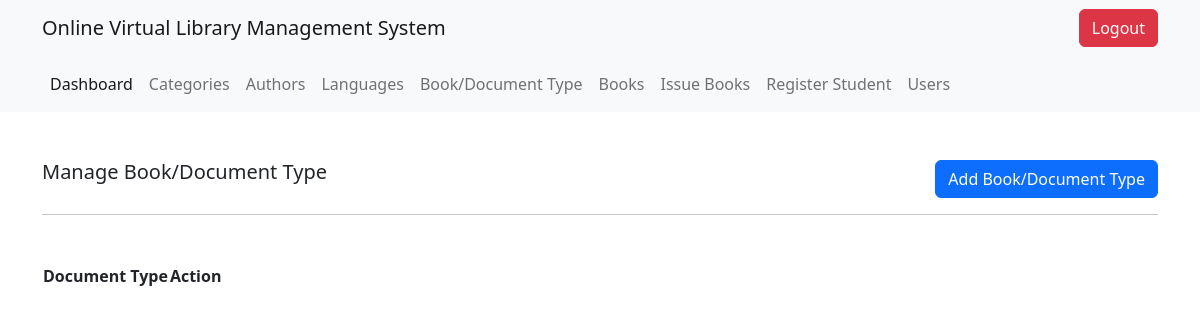
The app's page /book_document_types/ (signed in), older data.
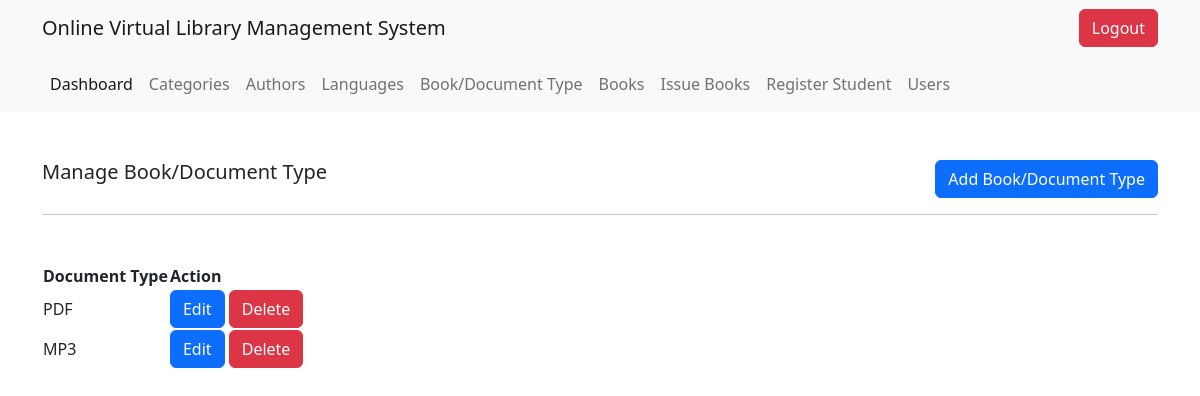
The same page, newer data.
### v_library/models.py (models this page shows, shortened)
class BookDocumentType(models.Model):
    doc_type = models.CharField(max_length=300)

### v_library/decorators.py (the view)
        def wrapper_func(request, *args, **kwargs):
            user = None
            if request.user.is_staff:
                user = 'staff'
            else :
                user = 'student'
            print(user)
            if user in allowed_roles:
                return view_func(request,*args, **kwargs)
            else:
                return HttpResponse('Access restricted')

### v_library/views.py (called while the page is built)
@login_required
@allowed_users(allowed_roles = ['staff'])
def book_document_types(request):
    book_document_types = BookDocumentType.objects.all()
    context = {
        'book_document_types': book_document_types
    }
    return render(request, 'v_library/book_document_types.html', context)

### v_library/templates/v_library/book_document_types.html
{% extends 'v_library/root.html' %}
{% block content %}
<div class="container">
    <div class="d-flex justify-content-between mt-5">
        <h5 class="">Manage Book/Document Type</h5>
        <a href="{% url 'add_book_document_type' %}" class="btn btn-primary inline-block">Add Book/Document Type</a>
    </div>
    <hr>
</div>
<div class="container mt-5">
    <table class="table_id display" >
        <thead>
            <tr>
                <th>Document Type</th>
                <th>Action</th>
            </tr>
        </thead>
        <tbody>
            {% for book_document_type in book_document_types %}
            <tr>
                <td>{{book_document_type.doc_type}}</td>
                <td>
                    <a href="{% url 'edit_book_document_type' book_document_type.id %}" class="btn btn-primary">Edit</a>
                    <a href="{% url 'delete_book_document_type' book_document_type.id %}" class="btn btn-danger">Delete</a>
                </td>
            </tr>
            {% endfor %}
        </tbody>
    </table>
</div>
{% endblock %}

Row changes from the older to the newer data that the page shows:
added BookDocumentType: doc_type "PDF"
added BookDocumentType: doc_type "MP3"
